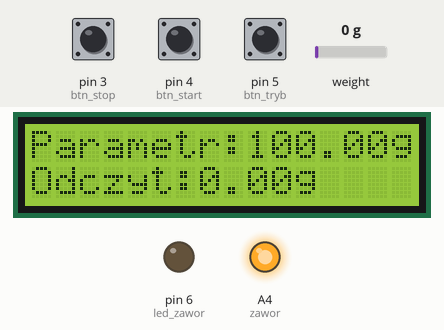
Simulated run of this sketch. Board: Arduino Uno, built with avr-gcc and run on an emulated ATmega328P. On the bench: 16×2 character LCD, output pins drawn as LEDs (lit = HIGH). The test bench sets the inputs (shaded band); at power-on: pin 4 (btn_start) HIGH, weight on the scale 0 g, pin 5 (btn_tryb) HIGH, pin 3 (btn_stop) HIGH.

Above: at 6.2 s.
6.3 s: pin 4 (btn_start) pulled LOW for 0.15 s
At 7.1 s:
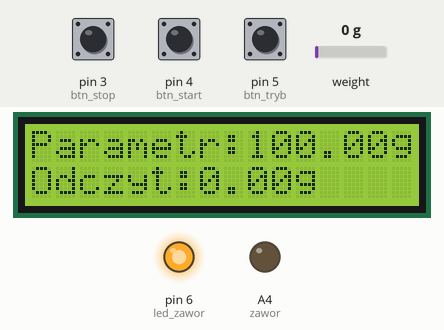
8.0 s: weight on the scale set to 79 g
At 8.6 s:
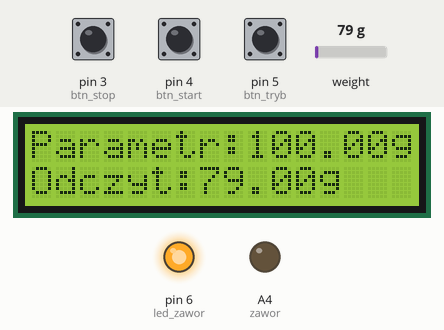
9.6 s: weight on the scale set to 94 g
At 10.4 s:
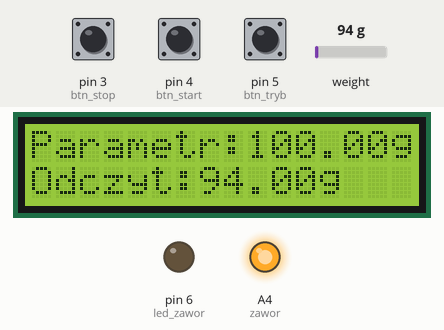
11.2 s: pin 5 (btn_tryb) pulled LOW for 0.15 s
At 12.4 s:
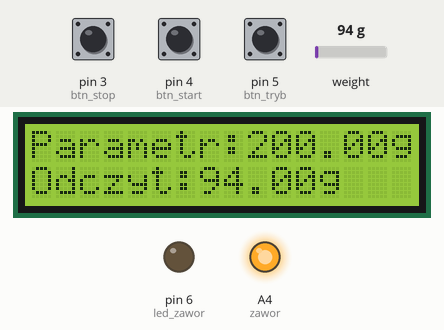
12.8 s: pin 4 (btn_start) pulled LOW for 1 s
At 15.3 s:
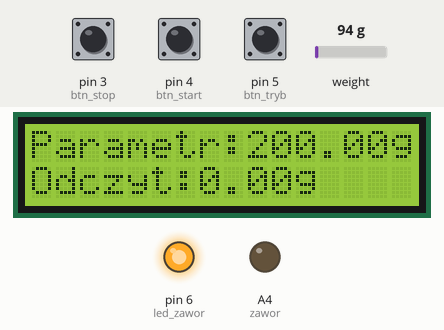
15.6 s: pin 3 (btn_stop) pulled LOW for 0.15 s
At 17.2 s:
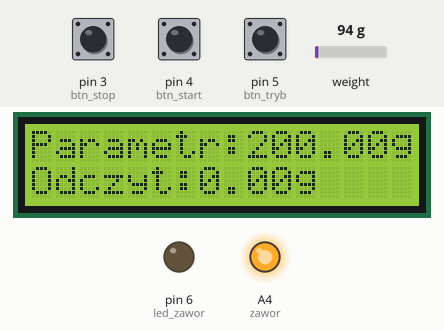
Timing chart, 0 to 18.3 s (numbered marks = the images above; inputs shaded):
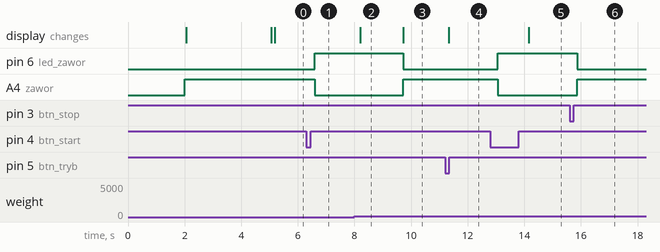

The sketch:

projekt_v1_kroczki.ino
```cpp
#include "HX711.h"
#include <LiquidCrystal.h>
#include <stdio.h>
#define DOUT  2       //pin 3 Arduino i wyjście DAT czujnika
#define CLK  7          //pin 2 Arduino i wyjście CLK czujnika

#define zawor A4
#define btn_tryb 5
#define btn_start 4
#define btn_stop 3
#define led_zawor 6

LiquidCrystal lcd(8,9,10,11,12,13);
HX711 scale(DOUT, CLK);

float calibration_factor = 416600;     //współczynnik kalibracji

int machine_state_controller = 0;
int machine_state_nalewanie_enum = 0;
enum machine_state_controller_enum {
  hold = 0,
  go = 1
};
enum machine_state_nalewanie_enum {
  start = 0,
  go_nalewanie = 1,
  stop_ = 2
};

// ### btn tryb
int btn_tryb_odczyt;
int btn_tryb_stan=0;
int btn_tryb_prev=LOW;
bool btn_tryb_changed=true;
long time_tryb = 0;
// ## btn start
int btn_start_odczyt;
int btn_start_prev=LOW;
bool btn_start_changed=false;
long time_start = 0;
// ## btn stop
int btn_stop_odczyt;
int btn_stop_prev=LOW;
bool btn_stop_changed=false;
long time_stop = 0;

long debounce = 200;

float waga_odczyt = 0;
float tryb_ile_nalac = 0;
float waga_opoznienia = 14;
char waga_string[5];
long moment_pisania = 0;
void setup() {
  scale.set_scale(calibration_factor);
  scale.tare();         //Resetuje skalę na 0

  long zero_factor = scale.read_average();     //Odczyt podstawy

  digitalWrite(zawor,HIGH);
  pinMode(zawor,OUTPUT);
  pinMode(btn_tryb, INPUT_PULLUP);
  pinMode(btn_start,INPUT_PULLUP);
  pinMode(btn_stop,INPUT_PULLUP);
  pinMode(led_zawor,OUTPUT);

  lcd.begin(16,2);
  lcd.setCursor(0,0);
  lcd.print("Auto nalewanie");
  lcd.setCursor(0,1);
  lcd.print("Daniel Rozycki");
  delay(3000);
  lcd.clear();
}

void loop() {
  //btn
  btn_tryb_odczyt = digitalRead(btn_tryb);
  btn_start_odczyt = digitalRead(btn_start);
  btn_stop_odczyt = digitalRead(btn_stop);

  // led
  waga_odczyt = (int) (scale.get_units()*1000);
  if(millis() - moment_pisania > 500) {
    lcd.setCursor(0,1);
    lcd.print("Odczyt:         ");
    lcd.setCursor(0,1);
    lcd.print("Odczyt:"+String(waga_odczyt)+"g");

    moment_pisania = millis();
  }

  switch(machine_state_controller) {
    case hold:
    // #### TRYB ###
      if (btn_tryb_odczyt == LOW && btn_tryb_prev == HIGH && millis() - time_tryb > debounce) {
        btn_tryb_stan++;
        if(btn_tryb_stan == 3) btn_tryb_stan = 0;
        btn_tryb_changed = true;
        time_tryb = millis();
      }
      if( btn_tryb_changed) {
        btn_tryb_changed = false;
        tryb_ile_nalac += 100;
        if(tryb_ile_nalac >= 1600) tryb_ile_nalac = 100;
        lcd.setCursor(0,0);
        lcd.print("Parametr:       ");
        lcd.setCursor(0,0);
        lcd.print("Parametr:"+ String(tryb_ile_nalac)+"g");
      }

      // ### START ###
      if (btn_start_odczyt == LOW && btn_start_prev == HIGH && millis() - time_start > debounce) {
        machine_state_controller = go;
        time_start = millis();
      }
      break;
    case go:
      switch(machine_state_nalewanie_enum) {
        case start:
          digitalWrite(led_zawor,HIGH);
          digitalWrite(zawor,LOW);

          scale.tare();

          machine_state_nalewanie_enum = go_nalewanie;
          break;
        case go_nalewanie:
          if (btn_stop_odczyt == LOW && btn_stop_prev == HIGH && millis() - time_stop > debounce) {
            machine_state_nalewanie_enum = stop_;
            time_stop = millis();
          }
          if ( waga_odczyt > (tryb_ile_nalac - waga_opoznienia) ) {
            machine_state_nalewanie_enum = stop_;
          }
          break;
        case stop_:
          digitalWrite(led_zawor,LOW);
          digitalWrite(zawor,HIGH);
          machine_state_nalewanie_enum = start;
          machine_state_controller = hold;
          break;
      }
      break;


  }

  // btn
  btn_tryb_prev = btn_tryb_odczyt;
  btn_start_prev = btn_start_odczyt;
  btn_stop_prev = btn_stop_odczyt;
}
```

Measured:
- the behaviour switches between 86 and 87 g on weight on the scale (found by bisection; images 2 and 3)
- after the input at 6.3 s, pin 6 (led_zawor): LOW → HIGH after 0.29 s; A4 (zawor): HIGH → LOW after 0.29 s
- after the input at 8.0 s, the display: changes after 0.20 s (image 2)
- after the input at 9.6 s, pin 6 (led_zawor): HIGH → LOW after 0.12 s; A4 (zawor): LOW → HIGH after 0.12 s; the display: changes after 0.12 s (image 3)
- after the input at 11.2 s, the display: changes after 0.14 s (image 4)
- after the input at 12.8 s, pin 6 (led_zawor): LOW → HIGH after 0.25 s; A4 (zawor): HIGH → LOW after 0.25 s; the display: changes after 1.4 s (image 5)
- after the input at 15.6 s, pin 6 (led_zawor): HIGH → LOW after 0.27 s; A4 (zawor): LOW → HIGH after 0.27 s
